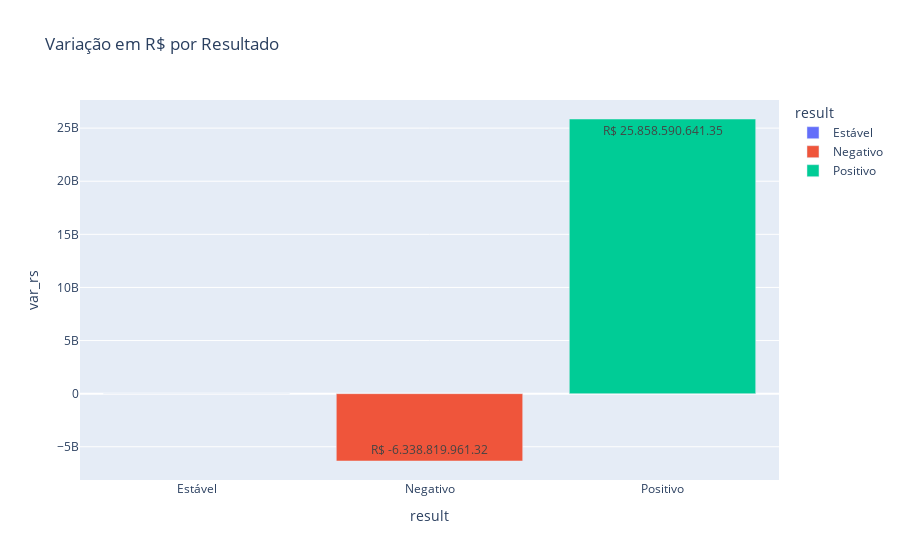

Notebook code for this chart:
### Markdown cell above
#### Variação em R$ por resultado

### Code cell
format_text = lambda var_rs: f'R$ {var_rs:,.2f}'.replace(',', '.')
saldo_df['formatted_var_rs'] = saldo_df['var_rs'].apply(format_text)

fig = px.bar(saldo_df, x='result', y='var_rs', text='formatted_var_rs', color='result', title='Variação em R$ por Resultado')
fig.show()

### Figure 1 — Plotly figure (JSON) as saved in the notebook; plotly's stock layout.template omitted (floating-point values rounded to 4 significant figures)
{"data": [{"alignmentgroup": "True", "hovertemplate": "result=%{x}<br>var_rs=%{y}<br>formatted_var_rs=%{text}<extra></extra>", "legendgroup": "Estável", "marker": {"color": "#636efa", "pattern": {"shape": ""}}, "name": "Estável", "offsetgroup": "Estável", "orientation": "v", "showlegend": true, "text": ["R$ 0.00"], "textposition": "auto", "type": "bar", "x": ["Estável"], "xaxis": "x", "y": [0], "yaxis": "y"}, {"alignmentgroup": "True", "hovertemplate": "result=%{x}<br>var_rs=%{y}<br>formatted_var_rs=%{text}<extra></extra>", "legendgroup": "Negativo", "marker": {"color": "#EF553B", "pattern": {"shape": ""}}, "name": "Negativo", "offsetgroup": "Negativo", "orientation": "v", "showlegend": true, "text": ["R$ -6.338.819.961.32"], "textposition": "auto", "type": "bar", "x": ["Negativo"], "xaxis": "x", "y": [-6339000000.0], "yaxis": "y"}, {"alignmentgroup": "True", "hovertemplate": "result=%{x}<br>var_rs=%{y}<br>formatted_var_rs=%{text}<extra></extra>", "legendgroup": "Positivo", "marker": {"color": "#00cc96", "pattern": {"shape": ""}}, "name": "Positivo", "offsetgroup": "Positivo", "orientation": "v", "showlegend": true, "text": ["R$ 25.858.590.641.35"], "textposition": "auto", "type": "bar", "x": ["Positivo"], "xaxis": "x", "y": [25860000000.0], "yaxis": "y"}], "layout": {"barmode": "relative", "legend": {"title": {"text": "result"}, "tracegroupgap": 0}, "title": {"text": "Variação em R$ por Resultado"}, "xaxis": {"anchor": "y", "categoryarray": ["Estável", "Negativo", "Positivo"], "categoryorder": "array", "domain": [0, 1], "title": {"text": "result"}}, "yaxis": {"anchor": "x", "domain": [0, 1], "title": {"text": "var_rs"}}}}
